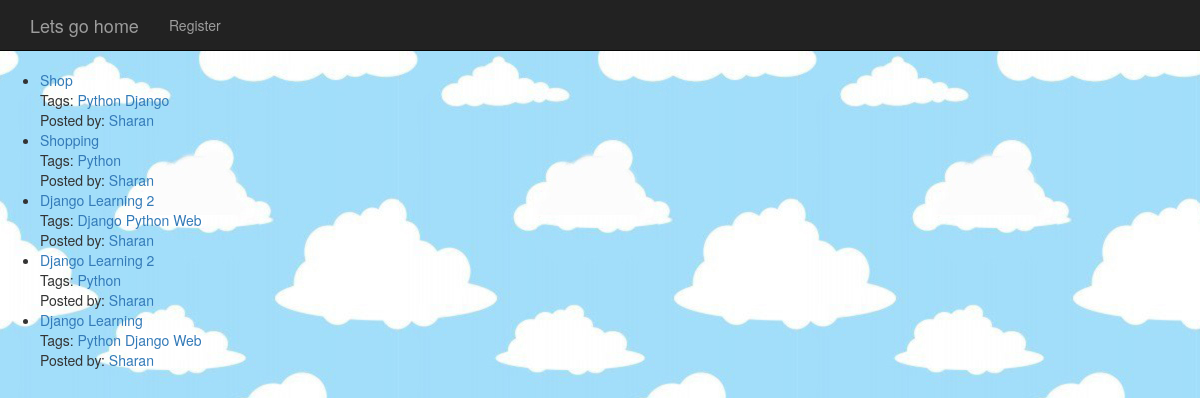
The app's page /tag/Python/ with its own data.
### bookmarks/models.py (models this page shows, shortened)
class Bookmark(models.Model):
	title=models.CharField(max_length=200)
	user=models.ForeignKey(User)
	link=models.ForeignKey(Link)

class Tag(models.Model):
	name=models.CharField(max_length=64,unique=True)
	bookmarks=models.ManyToManyField(Bookmark)

### bookmarks/views.py (the view)
# urls.py: url(r'^tag/([^\s]+)/$',tag_page),
def tag_page(request, tag_name):
     tag = get_object_or_404(Tag, name=tag_name)
     bookmarks = tag.bookmarks.order_by('-id')
     variables = RequestContext(request, {
       'bookmarks': bookmarks,
       'tag_name': tag_name,
       'show_tags': True,
       'show_user': True
     })
     return render_to_response('tag_page.html', variables)

### django_bookmarks/templates/tag_page.html (shortened to what this page needs)
 {% extends "base.html" %}
   {% block content %}
     {% include "bookmark_list.html" %}
   {% endblock %}

### django_bookmarks/templates/bookmark_list.html
{% if bookmarks %}
     <ul class="bookmarks">
       {% for bookmark in bookmarks %}
         <li>
           <a href="{{ bookmark.link.url|escape }}" class="title">
             {{ bookmark.title|escape }}</a>
           <br />
           {% if show_tags %}
             Tags:
             {% if bookmark.tag_set.all %}
               <ul class="tags">
                 {% for tag in bookmark.tag_set.all %}
                   <li><a href="/tag/{{ tag.name|urlencode }}/">{{tag.name|escape}}</a></li>
                 {% endfor %}
               </ul>
             {% else %}
               None.
             {% endif %}
             <br />
           {% endif %}
           {% if show_user %}
             Posted by:
             <a href="/user/{{ bookmark.user.username }}/"
             class="username">
               {{ bookmark.user.username }}</a>
           {% endif %}
         </li>
       {% endfor %}
     </ul>
   {% else %}
     <p>No bookmarks found.</p>
   {% endif %}

### site_media/parallax.css (style rules this page uses)
body { background-color: #444; background: url(tarunb.jpg); }

### site_media/portfolio-item.css (style rules this page uses)
body { padding-top: 70px; }

### site_media/style.css (style rules this page uses)
ul.tags ,ul.tags li { list-style-type: none; display : inline; margin: 0; padding: 0; }

### records on screen
Bookmark: title "Shop", user.username "Sharan"
Tag: name "Python"
Tag: name "Django"
Bookmark: title "Shopping", user.username "Sharan"
Bookmark: title "Django Learning 2", user.username "Sharan"
Tag: name "Web"
Bookmark: title "Django Learning 2", user.username "Sharan"
Bookmark: title "Django Learning", user.username "Sharan"
